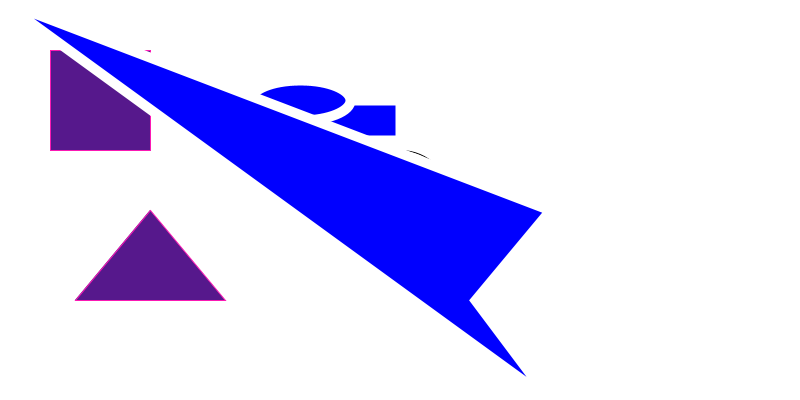
Frame 1 (no input)
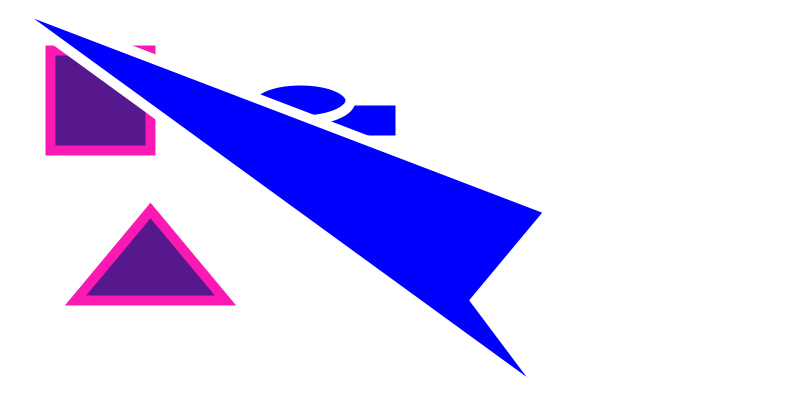
Frame 60 (the mouse pressed at the canvas centre just before this capture)
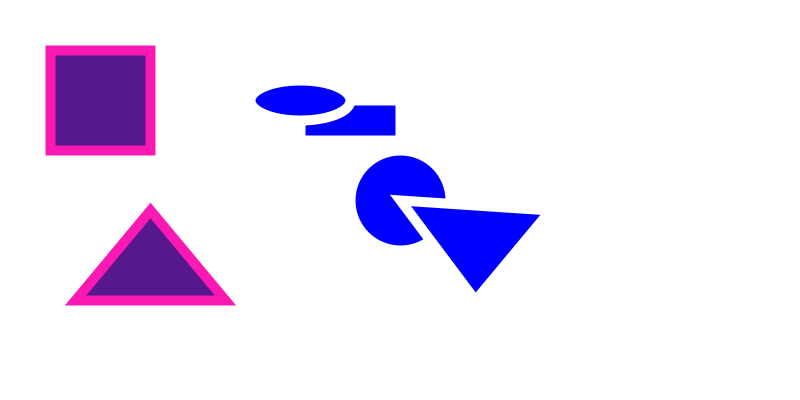
Frame 120 (the mouse held since frame 60 and released just before this capture)

The Processing sketch that drew these frames (run headless with seeded random() and noise(); from frame 60 on, the mouse is pressed at the canvas centre):

// Processing sketch: BasicShapes
// ── BasicShapes.pde
void setup(){
  //this is a comment
  //size(width, height);
  size(800, 400);
}

void draw() {
  background(255, 255, 255);
 
  //circle(mouseX, mouseY, 100);
  circle(width / 2, height / 2, 100);
  
   fill(86, 24, 140);
  stroke(250, 25, 179);
  
  //square(x, y, size) -> x and y are the top left corner
  square(50, 50, 100);
  
  //triangle(x1, y1, x2, y2, x3, y3) -> goes counterclockwise
  triangle(150, 210, 75, 300, 225, 300);
  
  fill(0, 0, 255);
  stroke(255, 255, 255);
  strokeWeight(10);
  //rect(x, y, width, height) -> x and y are the top left corner
  rect(300, 100, 100, 40);
  
  //ellipse(x, y, width, height)
  //x and y are the center 
  ellipse(300, 100, 100, 40);
  
  //custom Shapes
  //plays connect the dots
  beginShape();
  vertex(550, 210); //this is a point on the screen
  vertex(475, 300);
  vertex(550, 400);
  
  vertex(mouseX, mouseY);
  endShape(CLOSE);
}
